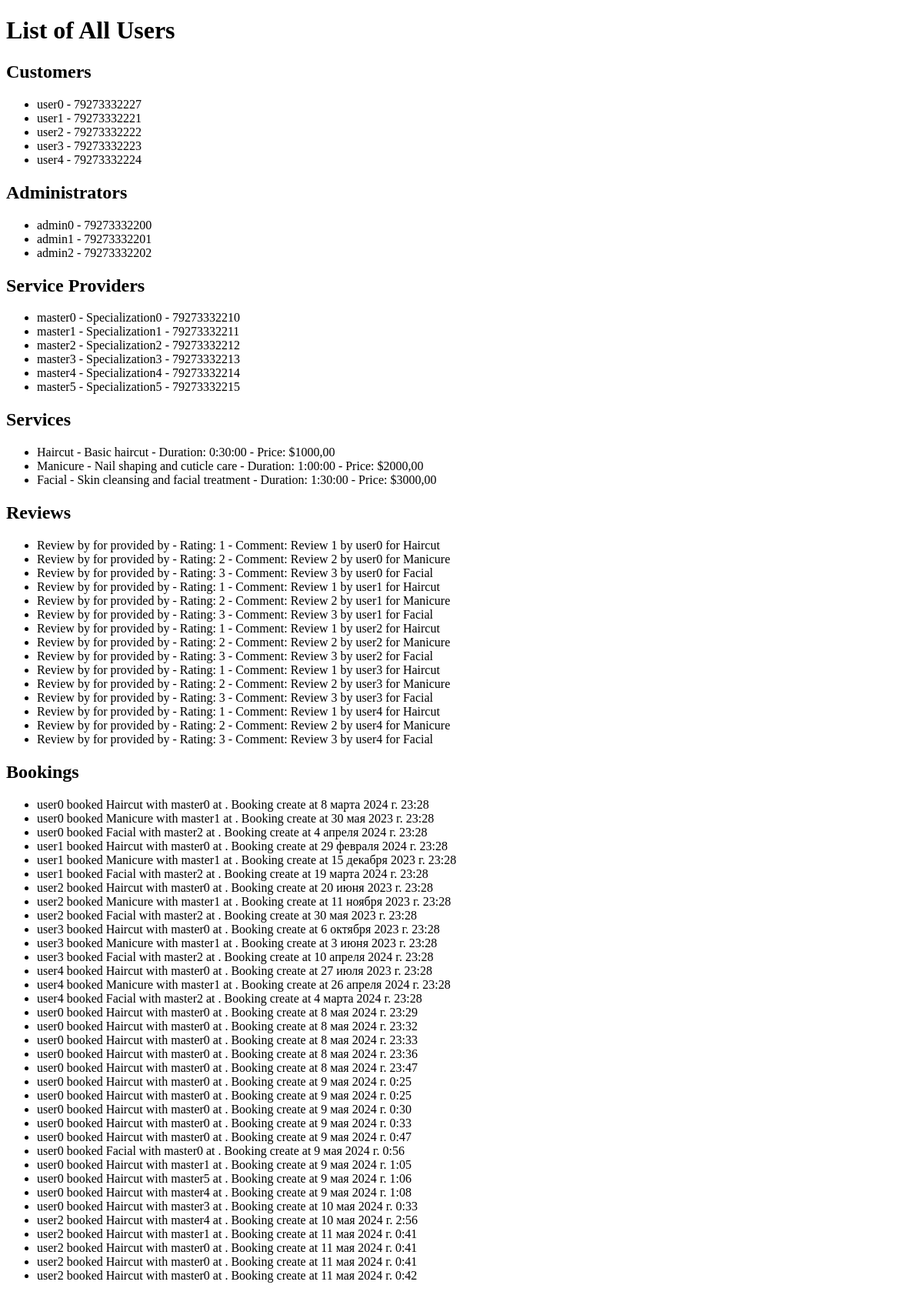
The page /list/ on the database as committed earlier.
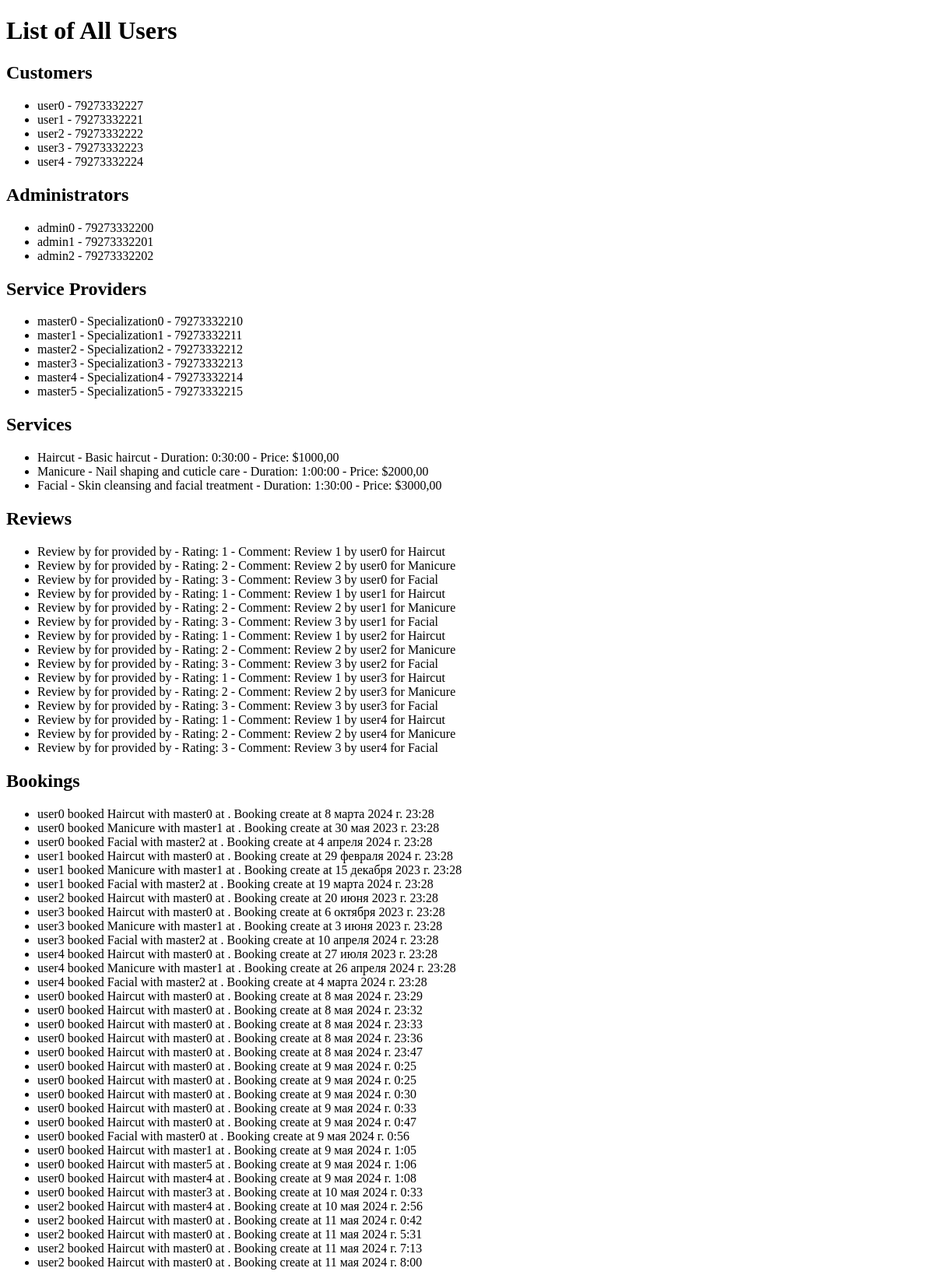
The same page on the database as committed later.
### booking/models.py (models this page shows, shortened)
class BaseProfile(models.Model):
    user = models.OneToOneField(User, on_delete=models.CASCADE)
    phone = models.CharField(max_length=20)
    birth_date = models.DateField(null=True, blank=True)
    class Meta:
        abstract = True  # Указываем, что модель является абстрактной и не должна создаваться в базе данных

class Customer(BaseProfile):
    pass

class Administrator(BaseProfile):
    pass

class ServiceProvider(BaseProfile):
    specialization = models.CharField(max_length=100)
    service = models.ManyToManyField('Service')

class Service(models.Model):
    name = models.CharField(max_length=100)
    description = models.TextField()
    duration = models.DurationField()
    price = models.DecimalField(max_digits=6, decimal_places=2)  # Цена услуги

class Review(models.Model):
    booking = models.ForeignKey(Booking, on_delete=models.CASCADE)
    rating = models.IntegerField(default=1, choices=[(i, i) for i in range(1, 6)])
    comment = models.TextField()
    created_at = models.DateTimeField(auto_now_add=True)  # Automatically set when the review is created

class Booking(models.Model):
    customer = models.ForeignKey(Customer, on_delete=models.CASCADE)
    service = models.ForeignKey(Service, on_delete=models.CASCADE)
    service_provider = models.ForeignKey(ServiceProvider, on_delete=models.CASCADE)
    appointment_datetime = models.DateTimeField(default=timezone.now) #TODO удалить default после сдачи, нужно для заполнения бд командой
    created_at = models.DateTimeField(default=timezone.now)

### booking/views/__init__.py (the view)
# urls.py: path('list/', temp_list_all_db, name='list'),
def temp_list_all_db(request):
    context = {
        'customers': get_customers(),
        'administrators': get_administrators(),
        'service_providers': get_service_providers(),
        'services': get_services(),
        'reviews': get_reviews(),
        'bookings': get_bookings()
    }
    return render(request, 'temp_list_all_db.html', context)

### booking/views/__init__.py (called while the page is built)
def get_customers():
    return Customer.objects.all()

def get_administrators():
    return Administrator.objects.all()

def get_service_providers():
    return ServiceProvider.objects.all()

def get_services():
    return Service.objects.all()

def get_reviews():
    return Review.objects.all()

def get_bookings():
    return Booking.objects.all()

### booking/templates/temp_list_all_db.html (shortened to what this page needs)
<!DOCTYPE html>
<html lang="en">
<head>
</head>
<body>
<h1>List of All Users</h1>
<h2>Customers</h2>
<ul>
    {% for customer in customers %}
    <li>{{ customer.user.username }} - {{ customer.phone }}</li>
    {% empty %}
    <li>No customers found.</li>
    {% endfor %}
</ul>
<h2>Administrators</h2>
<ul>
    {% for admin in administrators %}
    <li>{{ admin.user.username }} - {{ admin.phone }}</li>
    {% empty %}
    <li>No administrators found.</li>
    {% endfor %}
</ul>
<h2>Service Providers</h2>
<ul>
    {% for provider in service_providers %}
    <li>{{ provider.user.username }} - {{ provider.specialization }} - {{ provider.phone }}</li>
    {% empty %}
    <li>No service providers found.</li>
    {% endfor %}
</ul>
<h2>Services</h2>
<ul>
    {% for service in services %}
    <li>{{ service.name }} - {{ service.description }} - Duration: {{ service.duration }} - Price: ${{ service.price }}</li>
    {% empty %}
    <li>No services found.</li>
    {% endfor %}
</ul>
<h2>Reviews</h2>
<ul>
    {% for review in reviews %}
    <li>Review by {{ review.customer.user.username }} for {{ review.service.name }} provided by {{ review.service_provider.user.username }} - Rating: {{ review.rating }} - Comment: {{ review.comment }}</li>
    {% empty %}
    <li>No reviews found.</li>
    {% endfor %}
</ul>
<h2>Bookings</h2>
<ul>
    {% for booking in bookings %}
    <li>{{ booking.customer.user.username }} booked {{ booking.service.name }} with {{ booking.service_provider.user.username }} at {{ booking.appointment_time }}. Booking create at {{ booking.created_at  }}</li>
    {% empty %}
    <li>No bookings found.</li>
    {% endfor %}
</ul>
</body>
</html>

Rows that differ between the two databases and show on the page:
removed Booking: customer.user.username "user2", service.name "Manicure", service_provider.user.username "master1", created_at "11 ноября 2023 г. 23:28"
removed Booking: customer.user.username "user2", service.name "Facial", service_provider.user.username "master2", created_at "30 мая 2023 г. 23:28"
removed Booking: customer.user.username "user2", service.name "Haircut", service_provider.user.username "master1", created_at "11 мая 2024 г. 0:41"
removed Booking: customer.user.username "user2", service.name "Haircut", service_provider.user.username "master0", created_at "11 мая 2024 г. 0:41"
removed Booking: customer.user.username "user2", service.name "Haircut", service_provider.user.username "master0", created_at "11 мая 2024 г. 0:41"
added Booking: customer.user.username "user2", service.name "Haircut", service_provider.user.username "master0", created_at "11 мая 2024 г. 5:31"
added Booking: customer.user.username "user2", service.name "Haircut", service_provider.user.username "master0", created_at "11 мая 2024 г. 7:13"
added Booking: customer.user.username "user2", service.name "Haircut", service_provider.user.username "master0", created_at "11 мая 2024 г. 8:00"
